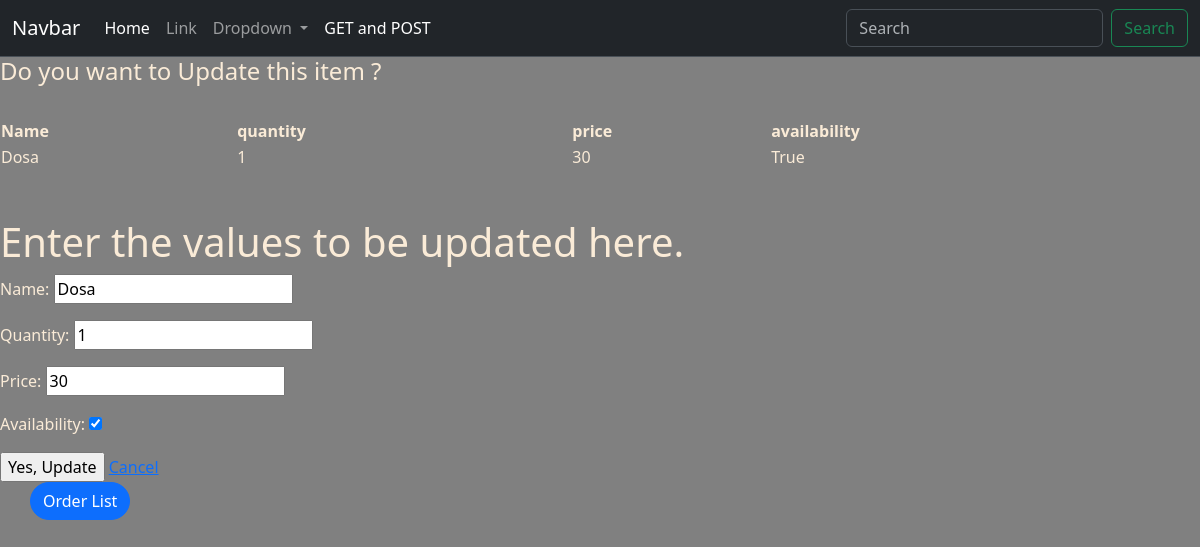
Screenshot of /update/1 with the database file from the repository.
### bro_app/models.py (models this page shows)
class Order(models.Model):
    name = models.CharField(max_length=100)
    quantity = models.IntegerField()
    price = models.IntegerField()
    availability=models.BooleanField()

### bro_app/views.py (the view)
# urls.py: path('update/<int:id>', views.update, name = 'update'), # Stuudent update
def update(request, id):
	obj = get_object_or_404(Order, id =id)
	form = OrderForm(request.POST or None, instance = obj)
	data = Order.objects.get(id = id)
	if form.is_valid():
		form.save()
		return redirect('bro_app:Orders')
	context = {'form':form, 'data':data}
	return render(request,'FBV/update.html', context )

### bro_app/forms.py
class OrderForm(ModelForm):
    class Meta:
        model = Order
        fields = "__all__"

### templates/FBV/update.html (shortened to what this page needs)
{% include 'base.html' %}
{% block content %}
<div class="main">
    <form method="POST">
    <h4>    Do you want to Update this item ? </h4><br>
<div>
     <table style="width:100%"; border-spacing: 5px;>
              <tr>
                <th >Name</th>
                <th >quantity</th>
                <th >price</th>
                <th >availability</th>
              </tr>
            <tr>
                <td>{{ data.name }}</td>
                <td>{{ data.quantity }}</td>
                <td>{{ data.price }}</td>
                <td>{{ data.availability }}</td>
            </tr>
    </table> <br><br>
    <div>
		<h1>Enter the values to be updated here.</h1>
    			{{ form.as_p }}
    </div>
        <input type="submit" value="Yes, Update" />
        <a href="/">Cancel </a>
    </form>
</div>
<a href="{% url 'bro_app:Orders'%}" class="btn btn-primary" style="border-radius: 20px; margin-left: 30px;">
   Order List
</a>
{% endblock %}

### templates/base.html (style rules this page uses)
body { background-color: grey; color: antiquewhite; }

### rows the page displays
Order: name "Dosa", quantity "1", price "30", availability "True", availability "☑"
